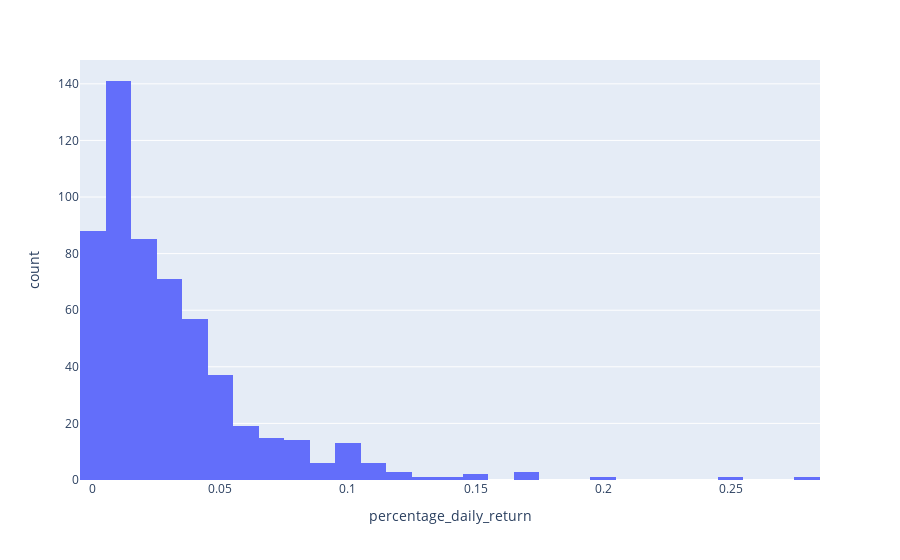

Source (notebook cell):
### Code cell
dfrights.abs().sort_values("percentage_daily_return")
fig = px.histogram(dfrights.abs(), x="percentage_daily_return")
fig.show()

### Figure 1 — Plotly figure (JSON) as saved in the notebook; plotly's stock layout.template omitted (floating-point values rounded to 4 significant figures; data arrays with more than 128 entries replaced by an {"elided": "..."} marker saying what was removed)
{"data": [{"alignmentgroup": "True", "bingroup": "x", "hovertemplate": "percentage_daily_return=%{x}<br>count=%{y}<extra></extra>", "legendgroup": "", "marker": {"color": "#636efa"}, "name": "", "offsetgroup": "", "orientation": "v", "showlegend": false, "type": "histogram", "x": {"elided": "565 float values"}, "xaxis": "x", "yaxis": "y"}], "layout": {"barmode": "relative", "legend": {"tracegroupgap": 0}, "margin": {"t": 60}, "xaxis": {"anchor": "y", "domain": [0, 1], "title": {"text": "percentage_daily_return"}}, "yaxis": {"anchor": "x", "domain": [0, 1], "title": {"text": "count"}}}}
